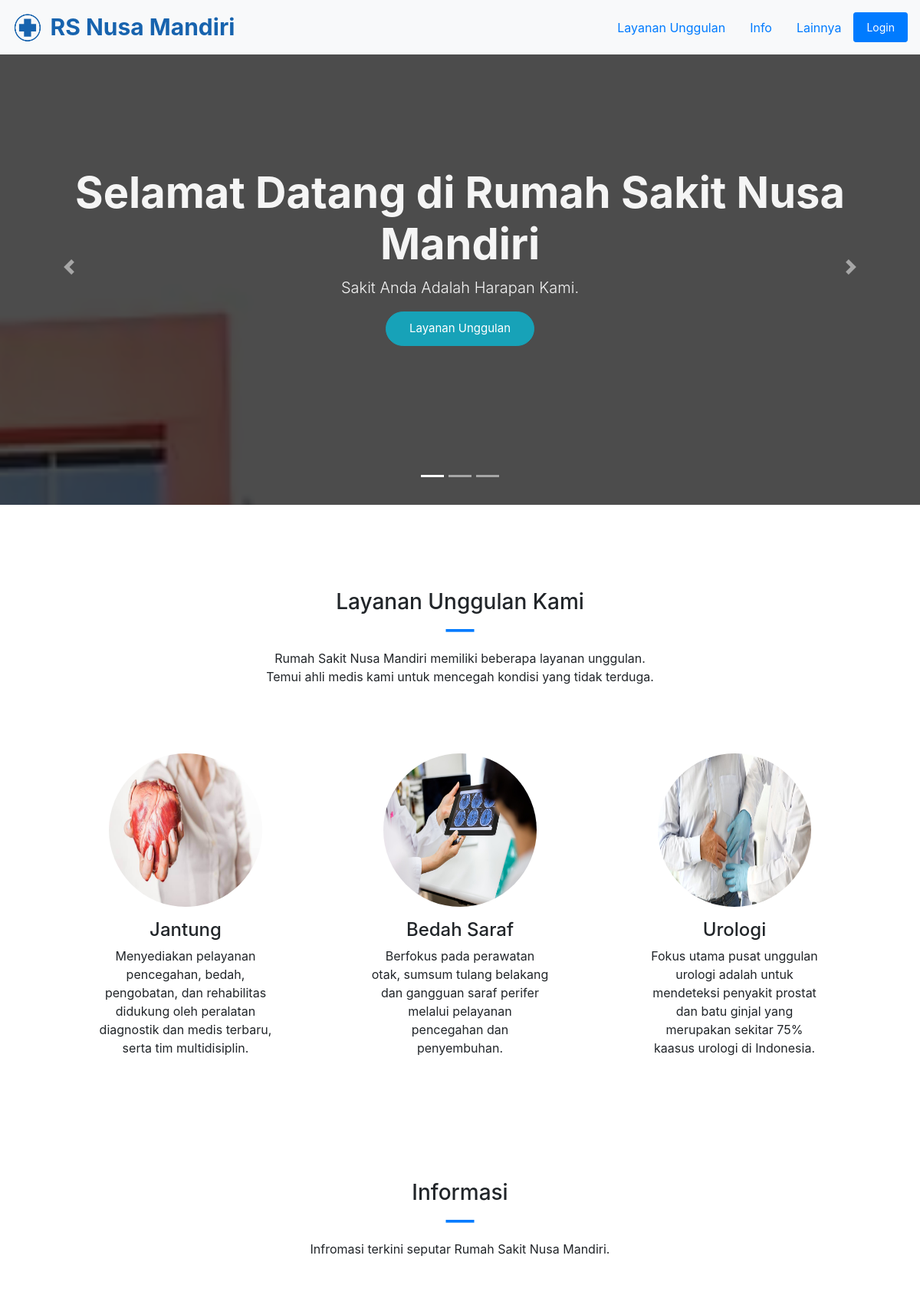
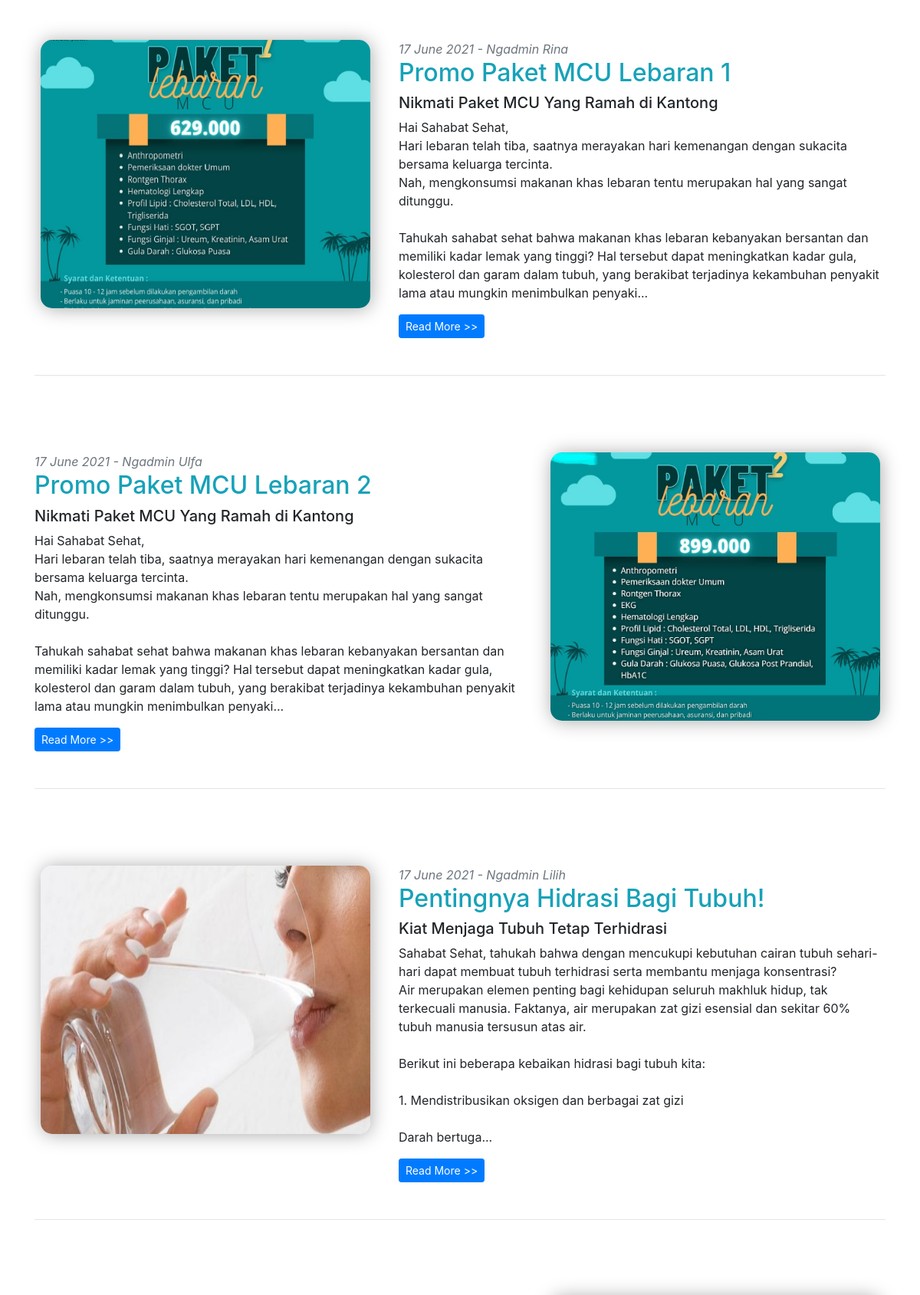
The page / (upper part) on the database its author committed (2 pictures, top to bottom).
### tables this page shows
CREATE TABLE `berita` (
  `id_berita` int(5) NOT NULL,
  `admin` int(2) NOT NULL,
  `kategori` varchar(30) NOT NULL,
  `judul_berita` varchar(40) NOT NULL,
  `titel_berita` text NOT NULL,
  `waktu_berita` datetime NOT NULL,
  `gambar_berita` varchar(20) NOT NULL,
  `isi_berita` text NOT NULL
);

CREATE TABLE `user` (
  `id_user` int(2) NOT NULL,
  `username` varchar(15) NOT NULL,
  `password` varchar(15) NOT NULL,
  `nama_user` varchar(20) NOT NULL,
  `foto_profil` varchar(20) NOT NULL,
  `level` enum('user','admin') NOT NULL
);

### index.php (the view, shortened to what this page needs)
<?php
include "config/koneksi.php";
?>
<!DOCTYPE html>
<html lang="en">
<head>
    <link rel="stylesheet" href="public/css/index.css">
    <link rel="stylesheet" href="https://maxcdn.bootstrapcdn.com/bootstrap/4.0.0/css/bootstrap.min.css">
</head>
<body>
    <nav id="navbar-example2" class="navbar navbar-light bg-light fixed-top">
        <div class="logo-rs">
            <img src="public/img/logoRS.png">
            <a class="navbar-brand font-weight-bold nama-rs" href="#">RS Nusa Mandiri</a>
        </div>
        <ul class="nav">
            <li class="nav-item">
                <a class="nav-link" href="#about">Layanan Unggulan</a>
            </li>
            <li class="nav-item">
                <a class="nav-link" href="#info">Info</a>
            </li>
            <li class="nav-item">
                <a class="nav-link" href="#more">Lainnya</a>
            </li>
            <li class="nav-item">
                <?php if (empty($_SESSION['id_user'] or $_SESSION['admin'])) { ?>
                    <a class="nav-link btn btn-sm btn-primary" href="login.php">Login</a>
                <?php } else { ?>
                    <a class="nav-link btn btn-sm btn-primary" href="logout.php">logout</a>
                <?php } ?>
            </li>
        </ul>
    </nav>
    <div data-spy="scroll" data-target="#navbar-example2" data-offset="0">
        <br><br>
        <div id="demo" class="carousel slide carousel-img" data-ride="carousel">
            <ul class="carousel-indicators">
                <li data-target="#demo" data-slide-to="0" class="active"></li>
                <li data-target="#demo" data-slide-to="1"></li>
                <li data-target="#demo" data-slide-to="2"></li>
            </ul>
            <div class="carousel-inner">
                <div class="slogan">
                    <h1 class="font-weight-bold display-4">Selamat Datang di Rumah Sakit Nusa Mandiri</h1>
                    <p class=" lead">Sakit Anda Adalah Harapan Kami.</p>
                    <a href="#about" class="btn btn-lg btn-info btn-aboutme">Layanan Unggulan</a>
                </div>
                <div class="carousel-item active">
                    <div class="w-100 gbr1 paralax-slider"></div>
                </div>
            </div>
            <a class="carousel-control-prev" href="#demo" data-slide="prev">
                <span class="carousel-control-prev-icon"></span>
            </a>
            <a class="carousel-control-next" href="#demo" data-slide="next">
                <span class="carousel-control-next-icon"></span>
            </a>
        </div>
        <div id="about">
            <br><br><br>
            <div class="container p-5">
                <h3 class="text-center mb-0">Layanan Unggulan Kami</h3>
                <h1 class="text-center text-primary mb-3" style="margin-top:-20px;">__</h1>
                <p class="text-center">Rumah Sakit Nusa Mandiri memiliki beberapa layanan unggulan. <br> Temui ahli medis kami untuk mencegah kondisi yang tidak terduga.</p>
                <br><br><br>
                <div class="row">
                    <div class="col-4 text-center">
                        <img src="public/img/jantung.jpg" class="rounded-circle img-unggulan">
                        <div class="mt-3 px-5">
                            <h4>Jantung</h6>
                                <span>Menyediakan pelayanan pencegahan, bedah, pengobatan, dan rehabilitas didukung oleh peralatan diagnostik dan medis terbaru, serta tim multidisiplin.</span>
                        </div>
                    </div>
                    <div class="col-4 text-center">
                        <img src="public/img/saraf.jpg" class="rounded-circle img-unggulan">
                        <div class="mt-3 px-5">
                            <h4>Bedah Saraf</h4>
                            <span>Berfokus pada perawatan otak, sumsum tulang belakang dan gangguan saraf perifer melalui pelayanan pencegahan dan penyembuhan.</span>
                        </div>
                    </div>
                    <div class="col-4 text-center">
                        <img src="public/img/urologi.jpg" class="rounded-circle img-unggulan">
                        <div class="mt-3 px-5">
                            <h4>Urologi</h4>
                            <span>Fokus utama pusat unggulan urologi adalah untuk mendeteksi penyakit prostat dan batu ginjal yang merupakan sekitar 75% kaasus urologi di Indonesia.</span>
                        </div>
                    </div>
                </div>
            </div>
        </div>
        <div id="info">
            <br><br><br>
            <div class="container">
                <h3 class="text-center mb-0">Informasi</h3>
                <h1 class="text-center text-primary mb-3" style="margin-top:-20px;">__</h1>
                <p class="text-center">Infromasi terkini seputar Rumah Sakit Nusa Mandiri.</p>
                <?php $query_berita = mysqli_query($conn, "SELECT berita.*,nama_user FROM berita JOIN user ON berita.admin = user.id_user ORDER BY id_berita DESC LIMIT 5");
                while ($row = mysqli_fetch_array($query_berita)) {
                    if ($row['id_berita'] % 2 == 1) {
                        ?>
                        <div class="row content-info">
                            <div class="col-7">
                                <span class="text-muted font-italic"><?= date('d F Y', strtotime($row['waktu_berita'])) . " - " . $row['nama_user'] ?></span>
                                <h2 class="text-info"><?= $row['judul_berita'] ?></h2>
                                <h5><?= $row['titel_berita'] ?></h5>
                                <p><?= substr(nl2br($row['isi_berita']), 0, 500) . '...' ?></p>
                                <a href="readmoreinfo.php?id_berita=<?= $row['id_berita'] ?>" class="btn btn-sm btn-primary">
                                    Read More &gt;&gt;
                                </a>
                            </div>
                            <div class="col-5">
                                <div style="background-image: url(public/img/gambarberita/<?= $row['gambar_berita'] ?>)" class="img-about mx-auto d-block"></div>
                            </div>
                        </div>
                    <?php } else { ?>
                        <div class="row content-info">
                            <div class="col-5">
                                <div style="background-image: url(public/img/gambarberita/<?= $row['gambar_berita'] ?>)" class="img-about mx-auto d-block"></div>
                            </div>
                            <div class="col-7">
                                <span class="text-muted font-italic"><?= date('d F Y', strtotime($row['waktu_berita'])) . " - " . $row['nama_user'] ?></span>
                                <h2 class="text-info"><?= $row['judul_berita'] ?></h2>
                                <h5><?= $row['titel_berita'] ?></h5>
                                <p><?= substr(nl2br($row['isi_berita']), 0, 500) . '...' ?></p>
                                <a href="readmoreinfo.php?id_berita=<?= $row['id_berita'] ?>" class="btn btn-sm btn-primary">
                                    Read More &gt;&gt;
                                </a>
                            </div>
                        </div>
                    <?php } ?>
                    <hr class="mt-5">
                <?php } ?>
            </div>
        </div>
        <hr><br>
    </div>
</body>
</html>

### public/css/index.css (style rules this page uses)
html { scroll-behavior: smooth; }
.logo-rs img { margin: -10px -15px 0 -20px; width: 80px; height: 50px; }
.img-unggulan { width: 200px; height: 200px; }
.logo-rs a { color: #1763AE !important; font-size: 30px; text-decoration: none; }
.img-about { width: 430px; height: 350px; border-radius: 15px; box-shadow: 1px 1px 25px #aaa; background-size: 430px 400px; }
#info { padding-top: 40px; }
.content-info { margin-top: 100px; }
.carousel-img { height: 600px; }
.slogan { position: absolute; z-index: 3; width: 100%; top: 170px; text-align: center; color: whitesmoke; }
.slogan .btn-aboutme { padding: 10px 30px; border-radius: 25px; font-size: 15px; }
.paralax-slider { filter: brightness(30%); }
.gbr1 { background-image: url("../img/rshd.jpg"); }
.paralax-slider { margin-top: 10px; min-height: 600px; background-attachment: fixed; background-position: center; background-repeat: no-repeat; background-size: cover; }

### rows shown on the page
berita: gambar_berita (picture), waktu_berita "17 June 2021", user.nama_user "Ngadmin Rina", judul_berita "Promo Paket MCU Lebaran 1", titel_berita "Nikmati Paket MCU Yang Ramah di Kantong", isi_berita "Hai Sahabat Sehat, Hari lebaran telah tiba, saatnya merayakan hari kemenangan dengan sukacita bersama keluarga tercinta. Nah, mengkonsumsi makanan khas lebaran tentu merupakan hal yang sangat ditunggu. Tahukah sahabat sehat bahwa makanan khas lebaran kebanyakan bersantan dan memiliki kadar lemak yang tinggi? Hal tersebut dapat meningkatkan kadar gula, kolesterol dan garam dalam tubuh, yang berakibat terjadinya kekambuhan penyakit lama atau mungkin menimbulkan penyaki"
berita: waktu_berita "17 June 2021", user.nama_user "Ngadmin Ulfa", judul_berita "Promo Paket MCU Lebaran 2", titel_berita "Nikmati Paket MCU Yang Ramah di Kantong", isi_berita "Hai Sahabat Sehat, Hari lebaran telah tiba, saatnya merayakan hari kemenangan dengan sukacita bersama keluarga tercinta. Nah, mengkonsumsi makanan khas lebaran tentu merupakan hal yang sangat ditunggu. Tahukah sahabat sehat bahwa makanan khas lebaran kebanyakan bersantan dan memiliki kadar lemak yang tinggi? Hal tersebut dapat meningkatkan kadar gula, kolesterol dan garam dalam tubuh, yang berakibat terjadinya kekambuhan penyakit lama atau mungkin menimbulkan penyaki", gambar_berita (picture)
berita: gambar_berita (picture), waktu_berita "17 June 2021", user.nama_user "Ngadmin Lilih", judul_berita "Pentingnya Hidrasi Bagi Tubuh!", titel_berita "Kiat Menjaga Tubuh Tetap Terhidrasi", isi_berita "Sahabat Sehat, tahukah bahwa dengan mencukupi kebutuhan cairan tubuh sehari-hari dapat membuat tubuh terhidrasi serta membantu menjaga konsentrasi? Air merupakan elemen penting bagi kehidupan seluruh makhluk hidup, tak terkecuali manusia. Faktanya, air merupakan zat gizi esensial dan sekitar 60% tubuh manusia tersusun atas air. Berikut ini beberapa kebaikan hidrasi bagi tubuh kita: 1. Mendistribusikan oksigen dan berbagai zat gizi Darah bertuga"
